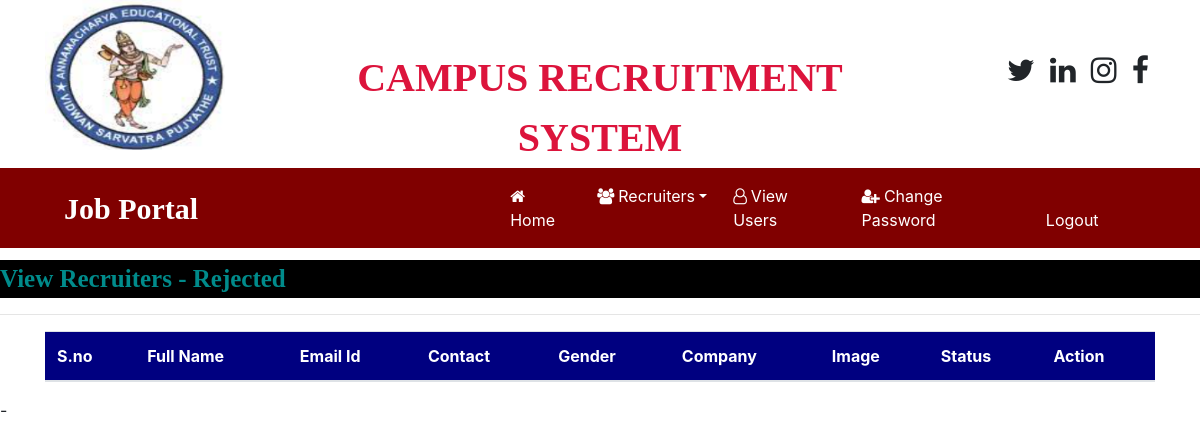
Before: /recruiter_rejected/ (signed in) with the older database file.
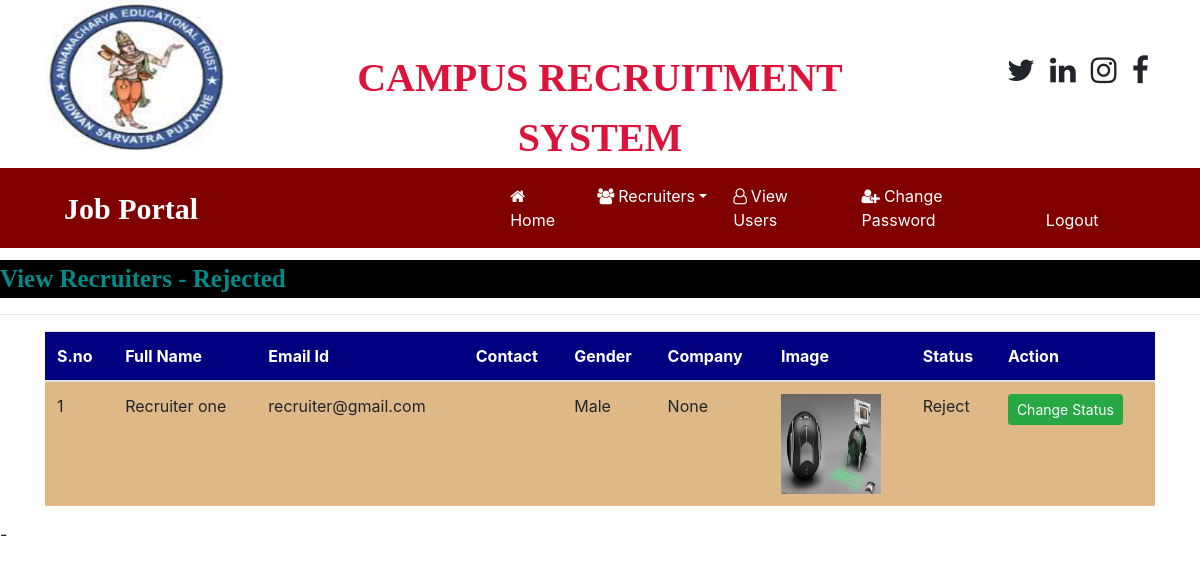
After: the same page with the newer database file.
### OnlinejobportalApp/models.py (models this page shows, shortened)
class Recruiter(models.Model):
	user =models.ForeignKey(User,on_delete=models.CASCADE)
	mobile = models.CharField(max_length=10,null=True)
	image= models.FileField(null=True)
	gender=models.CharField(max_length=10,null=True)
	company = models.CharField(max_length=100,null=True)
	type = models.CharField(max_length=10,null=True)
	status = models.CharField(max_length=20,null=True)

### OnlinejobportalApp/views.py (the view)
# urls.py: path('recruiter_rejected/',views.recruiter_rejected,name='recruiter_rejected'),
def recruiter_rejected(request):
	if not request.user.is_authenticated:
		return redirect('admin_login')
	data = Recruiter.objects.filter(status='Reject')
	d={'data':data}
	return render(request,'html/recruiter_rejected.html',d)

### OnlinejobportalApp/templates/html/recruiter_rejected.html
{% load static %}
{% block body %}
{% include 'html/admin_navigation.html' %}
<marquee style="font-family: 'Algerian'; font-size: 25px; color: darkcyan; background-color: black;font-weight: bold;margin-top: 1%">
	View Recruiters - Rejected
</marquee>
<hr>
<div class="container">
<table class="table table-hover" id="example">
	<thead>
		<tr style = "background-color: #000080;color:white">
			<th>S.no</th>
			<th>Full Name</th>
			<th>Email Id</th>
			<th>Contact</th>
			<th>Gender</th>
			<th>Company</th>
			<th>Image</th>
			<th>Status</th>
			<th>Action</th>
		</tr>
	</thead>
	<tbody>
		{% for i in data %}
		<tr style = "background-color: #DEB887">
			<td>{{forloop.counter}}</td>
			<td>{{i.user.first_name}} {{i.user.last_name}}</td>
			<td>{{i.user.username}}</td>
			<td>{{i.moblie}}</td>
			<td>{{i.gender}}</td>
			<td>{{i.company}}</td>
			<td><img src="{{i.image.url}}" style="height: 100px; width: 100px;"></td>
			<td>{{i.status}}</td>
			<td><a href="{% url 'change_status' i.id %}" class="btn btn-success btn-sm " >Change Status</a></td>
		</tr>
		{% endfor %}
	</tbody>
</table>
</div>
{% endblock %}-

Changed rows visible on the page:
added Recruiter: user.first_name "Recruiter", user.last_name "one", user.username "recruiter@gmail.com", gender "Male", company "None", image (picture), status "Reject"
